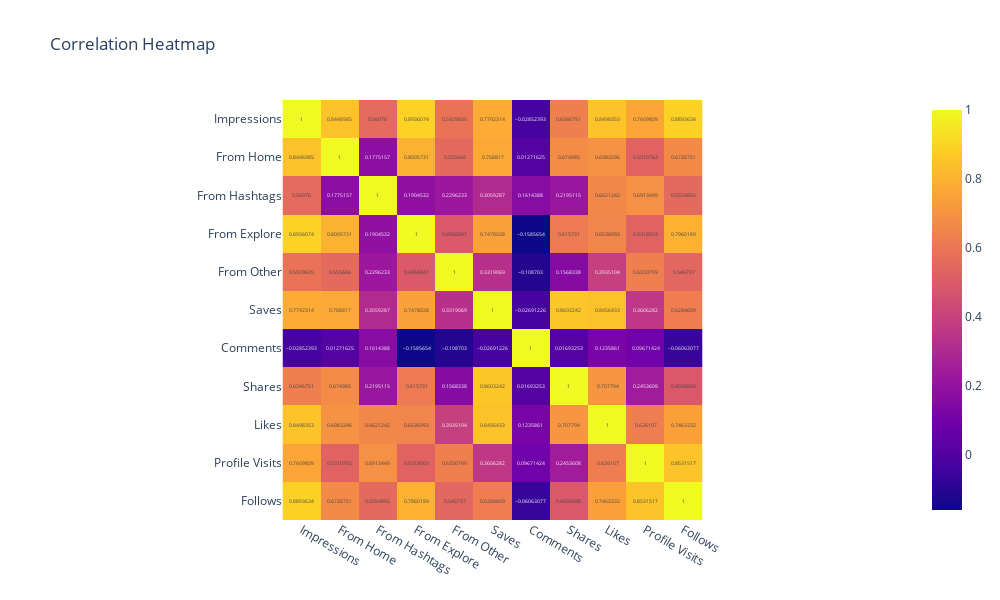

Write notebook code for a chart like this one.
### Code cell
fig = px.imshow(correlation_matrix, text_auto=True, width=1000, height=600, title='Correlation Heatmap')
fig.show()

### Figure 1 — Plotly figure (JSON) as saved in the notebook; plotly's stock layout.template omitted (floating-point values rounded to 4 significant figures)
{"data": [{"coloraxis": "coloraxis", "hovertemplate": "x: %{x}<br>y: %{y}<br>color: %{z}<extra></extra>", "name": "0", "texttemplate": "%{z}", "type": "heatmap", "x": ["Impressions", "From Home", "From Hashtags", "From Explore", "From Other", "Saves", "Comments", "Shares", "Likes", "Profile Visits", "Follows"], "xaxis": "x", "y": ["Impressions", "From Home", "From Hashtags", "From Explore", "From Other", "Saves", "Comments", "Shares", "Likes", "Profile Visits", "Follows"], "yaxis": "y", "z": [[1, 0.8447, 0.5608, 0.8936, 0.593, 0.7792, -0.02852, 0.6347, 0.8498, 0.761, 0.8894], [0.8447, 1, 0.1775, 0.8006, 0.5557, 0.7688, 0.01272, 0.675, 0.6983, 0.5311, 0.6727], [0.5608, 0.1775, 1, 0.1905, 0.2296, 0.3059, 0.1614, 0.2195, 0.6621, 0.6913, 0.5555], [0.8936, 0.8006, 0.1905, 1, 0.4957, 0.7478, -0.1586, 0.6157, 0.6537, 0.5319, 0.796], [0.593, 0.5557, 0.2296, 0.4957, 1, 0.3319, -0.1087, 0.1568, 0.3935, 0.6331, 0.5467], [0.7792, 0.7688, 0.3059, 0.7478, 0.3319, 1, -0.02691, 0.8603, 0.8456, 0.3606, 0.6285], [-0.02852, 0.01272, 0.1614, -0.1586, -0.1087, -0.02691, 1, 0.01693, 0.1236, 0.09671, -0.06063], [0.6347, 0.675, 0.2195, 0.6157, 0.1568, 0.8603, 0.01693, 1, 0.7078, 0.2454, 0.4931], [0.8498, 0.6983, 0.6621, 0.6537, 0.3935, 0.8456, 0.1236, 0.7078, 1, 0.6261, 0.7463], [0.761, 0.5311, 0.6913, 0.5319, 0.6331, 0.3606, 0.09671, 0.2454, 0.6261, 1, 0.8532], [0.8894, 0.6727, 0.5555, 0.796, 0.5467, 0.6285, -0.06063, 0.4931, 0.7463, 0.8532, 1]]}], "layout": {"coloraxis": {"colorscale": [[0, "#0d0887"], [0.1111, "#46039f"], [0.2222, "#7201a8"], [0.3333, "#9c179e"], [0.4444, "#bd3786"], [0.5556, "#d8576b"], [0.6667, "#ed7953"], [0.7778, "#fb9f3a"], [0.8889, "#fdca26"], [1, "#f0f921"]]}, "height": 600, "title": {"text": "Correlation Heatmap"}, "width": 1000, "xaxis": {"anchor": "y", "constrain": "domain", "domain": [0, 1], "scaleanchor": "y"}, "yaxis": {"anchor": "x", "autorange": "reversed", "constrain": "domain", "domain": [0, 1]}}}
